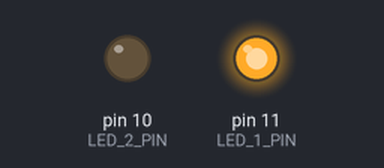
A sketch run on a simulated Arduino Uno, built with avr-gcc and run on an emulated ATmega328P. Parts: output pins drawn as LEDs (lit = HIGH).

Above: at 1.5 s.
At 4.5 s:
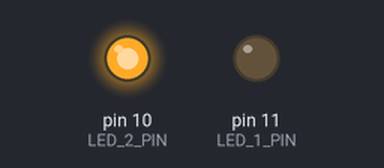
Timing chart, 0 to 7.8 s (numbered marks = the images above):
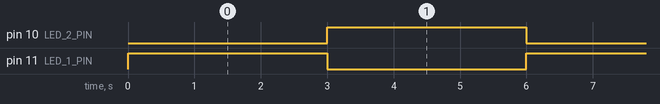

The sketch:

_24_codigo_arduino.ino
```cpp
namespace Config {
  constexpr int LED_1_PIN = 11;
  constexpr int LED_2_PIN = 10;
  constexpr int BRIGHTNESS_HIGH = 255;
  constexpr int BRIGHTNESS_LOW  = 0;
  constexpr unsigned long ALTERNATE_MS = 3000;
  constexpr long SERIAL_BAUD = 9600;
}

static bool led1_on = true;
static unsigned long last_switch_time = 0;

void set_leds(int b1, int b2) {
  analogWrite(Config::LED_1_PIN, b1);
  analogWrite(Config::LED_2_PIN, b2);
}

void setup() {
  Serial.begin(Config::SERIAL_BAUD);
  pinMode(Config::LED_1_PIN, OUTPUT);
  pinMode(Config::LED_2_PIN, OUTPUT);
  set_leds(Config::BRIGHTNESS_HIGH, Config::BRIGHTNESS_LOW);
}

void loop() {
  unsigned long now = millis();
  if (now - last_switch_time >= Config::ALTERNATE_MS) {
    last_switch_time = now;
    led1_on = !led1_on;
    if (led1_on)
      set_leds(Config::BRIGHTNESS_HIGH, Config::BRIGHTNESS_LOW);
    else
      set_leds(Config::BRIGHTNESS_LOW, Config::BRIGHTNESS_HIGH);
  }
}
```

Measured:
- by itself, pin 10 (LED_2_PIN), pin 11 (LED_1_PIN): alternates HIGH for 3.0 s and LOW for 3.0 s
